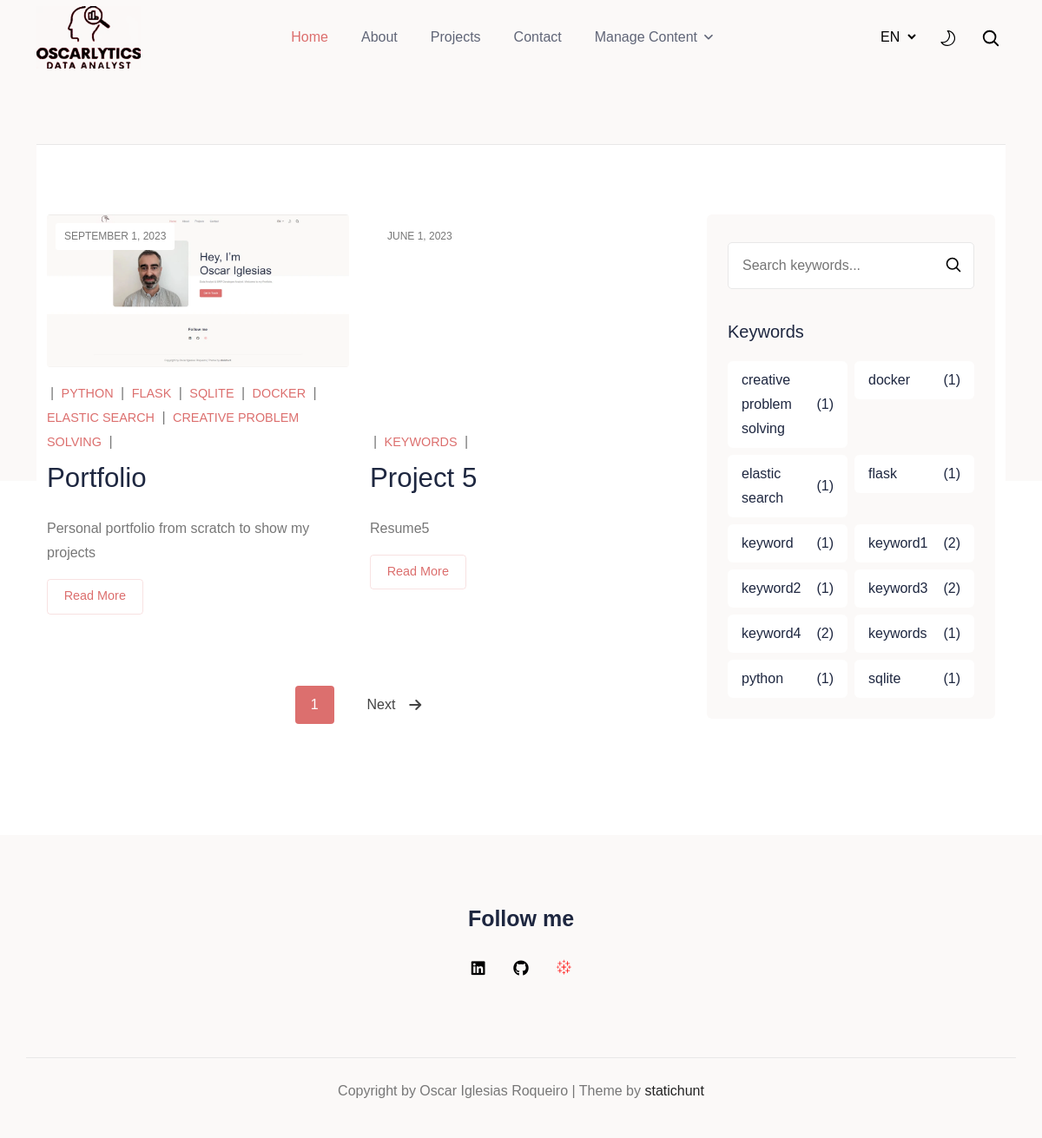
Page /projects/ (signed in) on the committed database.
### portfolio/models.py (models this page shows, shortened)
class Content(db.Model):
    __tablename__ = 'portfolio_content'
    id = db.Column(db.Integer, primary_key=True)
    template = db.Column(db.String(20), index=True)
    variable = db.Column(db.String(20), index=True)
    languageid = db.Column(db.Integer, db.ForeignKey(
        'languages.id', name='fk_languageid'))
    value = db.Column(db.Text)
    def get_value(tem, lang, var) -> dict:
        if lang is None:
            return dict()
        langid = Languages.query.filter(Languages.language == lang).first().id
        cont = Content.query.filter(Content.template == str(tem or ''),
                                    Content.languageid == langid,
                                    Content.variable == var).first()
        if cont:
            d = dict()
            d['value'] = cont.value
            return d
        else:
            return {}

class SearchableMixin(object):
    @classmethod
    def search(cls, expression, page, per_page):
        if current_app.config['ELASTICSEARCH_URL'] is None:
            query_alt = cls.query
            for column in cls.__searchable__:
                query_alt = query_alt.filter(
                    cast(getattr(cls, column), VARCHAR).ilike(f"%{expression}%"))
            projs_alt = [project for project in query_alt]
            total = len(projs_alt)
            query_alt = query_alt.limit(per_page).offset(page * per_page)
            return projs_alt, total
        try:
            ids, total = query_index(cls.__tablename__, expression, page,
                                     per_page)
        except Exception as e:
            abort(500, e)
        if total == 0:
            return cls.query.filter_by(id=0), 0
        when = {}
        for i in range(len(ids)):
            when[ids[i]] = i
        return cls.query.filter(cls.id.in_(ids)).order_by(
            db.case(when, value=cls.id)), total

class Projects(SearchableMixin, db.Model):
    __tablename__ = 'portfolio_projects'
    __searchable__ = ['date', 'title', 'title_slug', 'resume', 'exposition',
                      'action', 'resolution', 'keywords']
    id = db.Column(db.Integer, primary_key=True)
    date = db.Column(db.Date)
    project_n = db.Column(db.Integer)
    languageid = db.Column(db.Integer, db.ForeignKey(
        'languages.id', name='fk_languageid'))
    title = db.Column(db.String(50), index=True)
    title_slug = db.Column(db.String(60), unique=False,
                           nullable=False, index=True)
    resume = db.Column(db.Text, index=True)
    exposition = db.Column(db.String())
    action = db.Column(db.String())
    resolution = db.Column(db.String())
    keywords = db.Column(db.String(), index=True)
    link1 = db.Column(db.String(250))
    link2 = db.Column(db.String(250))
    link3 = db.Column(db.String(250))
    link4 = db.Column(db.String(250))
    link5 = db.Column(db.String(250))
    image_title = db.Column(db.String(50))
    image1 = db.Column(db.String())
    image2 = db.Column(db.String())
    image3 = db.Column(db.String())
    def get_all_keyws_and_freq(langid, q_keyw=None):
        base_query = Projects.query.filter(Projects.languageid == langid)
        if q_keyw is not None:
            base_query = base_query.filter(Projects.keywords
                                           .ilike(f"%{q_keyw}%"))
        all_keyw = [tp.strip() for tuples in base_query
                    .with_entities(Projects.keywords).all()
                    for tp in tuples[0].split(',')]
        keyws = sorted(tuple(set(all_keyw)))
        keyws_freq = dict(Counter(all_keyw))
        return keyws, keyws_freq

### portfolio/routes.py (the view)
@portfolio.route('/projects/', methods=['GET', 'POST'])
@portfolio.route('/projects/<keyw>/', methods=['GET', 'POST'])
@portfolio.route('/<lang>/projects/', methods=['GET', 'POST'])
@portfolio.route('/<lang>/projects/<keyw>/', methods=['GET', 'POST'])
def projects(lang=None, proj_date=None, proj_n=None, title_slug=None,
             keyw=None):
    if lang is None:
        lang = 'en'  # Set a default language if lang is not provided
    set_lang(lang)
    set_proj(proj_n)
    set_date(proj_date)
    set_slug(title_slug)
    langid = Languages.getid(lang)
    query_keyw = request.args.get('q')
    all_keywords, keywords_freq = Projects.get_all_keyws_and_freq(langid,
                                                                  query_keyw)
    value = Content.get_value('', lang, 'keyw_title')
    keyw_title = '' if not value else str(value['value'])
    value = Content.get_value('', lang, 'search_keyw')
    key_search = '' if not value else str(value['value'])
    print(f"*** {key_search=}")
    value = Content.get_value('', lang, 'more')
    more = '' if not value else str(value['value'])
    value = Content.get_value('', lang, 'previous')
    previous = '' if not value else str(value['value'])
    value = Content.get_value('', lang, 'next')
    next = '' if not value else str(value['value'])
    page = request.args.get('page', 1, type=int)
    projs = Projects.query
    if keyw:
        projs = projs.filter(Projects.languageid == langid,
                             Projects.keywords.like(f"%{keyw}%"))
    else:
        projs = projs.filter(Projects.languageid == langid)
    projs = (
        projs
        .order_by(Projects.date.desc(), Projects.project_n.desc())
        .paginate(page=page, per_page=portfolio.config['PROJECTS_PAGE'],
                  error_out=False)
    )
    next_url = url_for('projects', lang=lang, keyw=keyw, proj_n=proj_n,
                       proj_date=proj_date, page=projs.next_num) \
        if projs.has_next else None
    prev_url = url_for('projects', lang=lang, proj_n=proj_n,
                       proj_date=proj_date, page=projs.prev_num) \
        if projs.has_prev else None
    return render_template('projects/index.html', lang=lang, projs=projs.items,
                           page=page, next_url=next_url, prev_url=prev_url,
                           more=more, previous=previous, next=next,
                           all_keywords=all_keywords,
                           keywords_freq=keywords_freq, keyw_title=keyw_title,
                           keyw=keyw, proj_n=proj_n, proj_date=proj_date,
                           get_date_name=get_date_name, key_search=key_search)

### portfolio/templates/projects/index.html (shortened to what this page needs)
{% extends 'base.html' %}
{% block content %}
<section class="section border-top bg-white">
  <div class="container">
    <div class="row">
      <div class="col-lg-8">
        <div class="row row-cols-1 row-cols-md-2 g-4">
          {% for proj in projs %}
            <div class="col">
              <div class="blog-card card mb-3">
                <div class="card-img position-relative">
                  <picture>
                    <source  srcset="{{ url_for('static', filename='img/projects/') }}{{ proj.image_title }}_545x.webp"  media="(max-width: 575px)">
                    <source  srcset="{{ url_for('static', filename='img/projects/') }}{{ proj.image_title }}_600x.webp"  media="(max-width: 767px)">
                    <source  srcset="{{ url_for('static', filename='img/projects/') }}{{ proj.image_title }}_700x.webp"  media="(max-width: 991px)">
                    <source  srcset="{{ url_for('static', filename='img/projects/') }}{{ proj.image_title }}_1110x.webp" >
                    <img  loading="lazy" decoding="async" src="{{ url_for('static', filename='img/projects/') }}{{ proj.image_title }}_1110.jpg"class=" w-100 card-img-top img-fluid" alt="" width="1200" height="800">
                  </picture>
                  <div class="post-info">
                    <span class="text-uppercase">{{ get_date_name(lang,proj.date) }}</span>
                  </div>
                </div>
                <div class="card-body">
                  <ul class="post-meta mb-2">
                    {% set keyw_list = proj.keywords.split(',') %}
                    <li>
                      <span class="px-1">|</span>
                      {% for keyw in keyw_list %}
                        <a class="text-uppercase" href="{{ url_for('projects', _external=True, lang=lang, keyw=keyw, page=page) }}">{{ keyw }}</a>
                        <span class="px-1">|</span>
                      {% endfor %}
                    </li>
                  </ul>
                  <h2 class="h3 fw-light mb-3"><a class="post-title" href="{{ url_for('project', lang=lang, proj_date=proj.date, proj_n=proj.project_n, title_slug=proj.title_slug) }}">{{ proj.title }} </a></h2>
                  <p class="card-text mb-4">{{ proj.resume|markdown }}</p>
                  <a class="btn btn-outline-primary btn-sm" href="{{ url_for('project', lang=lang, proj_date=proj.date, proj_n=proj.project_n, title_slug=proj.title_slug) }}">{{ more }}</a>
                </div>
              </div>
            </div>
          {% endfor %}
        </div>
        <nav aria-label="Page navigation">
          <ul class="pagination align-items-center justify-content-center">
            <li class="page-item">
              <a href="{{ url_for('projects', _external=True, lang=lang, page=page) }}" class="page-link active">{{ page }}</a>
            </li>
            {% if next_url %}
            <li class="page-item next d-flex align-items-center">
              <a class="page-link arrow" href="{{ next_url }}" aria-label="Pagination">{{ next }}<i
                  class="fas fa-arrow-right ms-3"></i>
              </a>
            </li>
            {% endif %}
          </ul>
        </nav>
      </div>
      <div class="col-lg-4">
        <div class="bg-body ms-xl-3 p-4 rounded">
          <div class="widget">
            <form action="{{ url_for('projects', _external=True, lang=lang, page=page) }}" class="widget-search mt-2">
              <input class="px-3" id="search-query" name="q" type="search" placeholder="{{key_search}}" required>
              <button type="submit">
                <svg xmlns="http://www.w3.org/2000/svg" fill="none" viewBox="0 0 24 24" height="20" width="20" stroke-width="2" stroke="currentColor">
                  <path stroke-linecap="round" stroke-linejoin="round" d="M21 21l-5.197-5.197m0 0A7.5 7.5 0 105.196 5.196a7.5 7.5 0 0010.607 10.607z" />
                </svg>
              </button>
            </form>
          </div>
          <div class="widget">
            <h5 class="widget-title"><span>{{ keyw_title }}</span></h5>
            <ul class="row g-2 list-unstyled">
              {% for keyword in all_keywords %}
                <li class="col">
                  <a class="d-flex justify-content-between align-items-center bg-white rounded px-3 py-2" href="{{ url_for('projects', _external=True, lang=lang, keyw=keyword, page=page) }}">{{ keyword }}  <span class="badge rounded ms-2">({{ keywords_freq[keyword] }})</span> </a>
                </li>
              {% endfor %}
            </ul>
          </div>
        </div>
      </div>
    </div>
  </div>
</section>
{% endblock %}

### portfolio/templates/base.html (shortened to what this page needs)
<!DOCTYPE html>
<html lang="en-us" itemscope itemtype="http://schema.org/WebPage">
<head>
  <link rel="stylesheet" type="text/css" href="{{ url_for('static', filename='css/style.css') }}">
  <link rel="stylesheet" type="text/css" href="{{ url_for('static', filename='css/fonts.css') }}">
</head>
<body >
  <header class="sticky-top bg-body navigation">
    <div class="container">
      <nav class="navbar navbar-expand-lg navbar-light flex-lg-nowrap py-0">
        <a class="navbar-brand" href="{{ url_for('index', _external=True, lang=lang) }}">
          <img loading="preload" decoding="async" class="img-fluid mb-0 only-light" width="120" height="85" src="{{ url_for('static', filename='img/Logo_black_240x.webp') }}" alt="Oscarlytics" onerror="this.onerror=null;this.src='{{ url_for("static", filename="img/Logo_black_120x.png") }}'">
        </a>
        <div class="collapse navbar-collapse text-center" id="navigation">
          <ul class="navbar-nav mx-auto">
            <li class="nav-item active">
              <a class="nav-link"
                href="{{ url_for('index', _external=True, lang=lang, proj_date=proj_date) }}">{{ menu_home }}</a>
            </li>
              <li class="nav-item ">
              <a class="nav-link"
                href="{{ url_for('about', _external=True, lang=lang, proj_date=proj_date) }}">{{ menu_about }}</a>
            </li>
            <li class="nav-item ">
              <a class="nav-link"
                href="{{ url_for('projects', _external=True, lang=lang) }}">{{ menu_projects }}</a>
            </li>
            <li class="nav-item ">
              <a class="nav-link"
                href="{{ url_for('contact', _external=True, lang=lang, proj_date=proj_date) }}">{{ menu_contact }}</a>
            </li>
            {% if current_user.is_authenticated %}
              <li class="nav-item dropdown">
                <a class="nav-link dropdown-toggle" href="#" role="button" data-bs-toggle="dropdown" aria-haspopup="true" aria-expanded="false">{{ menu_manage }}</a>
              </li>
            {% endif %}
          </ul>
          <select class="m-2 me-0 border-0 bg-transparent select-language d-none d-lg-inline-block" id="select-language" onchange="location = this.value;">
            {% for language in languages %}
              {% if request.endpoint == 'catch_all' %}
                  <option id="{{ language }}" value="{{ url_for(request.endpoint, _external=True, lang=language, proj_date=proj_date, proj_n=proj_n, title_slug=title_slug, path=request.path) }}" {% if lang == language %}selected{% endif %}>{{ language.upper() }}</option>
              {% else %}
                  <option id="{{ language }}" value="{{ url_for(request.endpoint, _external=True, lang=language, proj_date=proj_date, proj_n=proj_n, title_slug=title_slug) }}" {% if lang == language %}selected{% endif %}>{{ language.upper() }}</option>
              {% endif %}
            {% endfor %}
          </select>
          <div class="theme-switcher px-3 px-lg-4 d-none d-lg-inline-block">
          </div>
          <div class="search d-none d-lg-inline-block">
            <button aria-label="search" class="searchOpen search-btn">
              <svg xmlns="http://www.w3.org/2000/svg" fill="none" viewBox="0 0 24 24" height="22" width="22" stroke-width="2" stroke="currentColor">
                <path stroke-linecap="round" stroke-linejoin="round" d="M21 21l-5.197-5.197m0 0A7.5 7.5 0 105.196 5.196a7.5 7.5 0 0010.607 10.607z" />
              </svg>
            </button>
          </div>
        </div>
      </nav>
  </div>
  </header>
	<main>
    <section class="banner bg-white section pb-5">
      <div class="container">
        {% block content %}{% endblock%}
      </div>
    </section>
	</main>
	<footer class="text-center footer">
    <div class="container">
      <div class="row section">
        <div class="col-12">
          <h4 class="fw-semibold">{% block foot %}{{foot}}{% endblock%}</h4>
            <ul class="list-inline social-links">
              <li class="list-inline-item"><a href="https://www.linkedin.com/in/oscar-iglesias-roqueiro/" title=""><i class="fab fa-linkedin"></i></a>
              </li>
              <li class="list-inline-item"><a href="https://github.com/oiroqueiro" title=""><i class="fab fa-github"></i></a>
              </li>
              <li class="list-inline-item"><a href="https://public.tableau.com/app/profile/.scar.iglesias.roqueiro" title=""><i class="icon-logo-tableau-red"></i></a>
              </li>
            </ul>
        </div>
      </div>
      <div class="row">
        <div class="col-12 border-top py-4">
          <p>Copyright by Oscar Iglesias Roqueiro  | Theme by <a target="_blank" rel="noopener noreferrer" href="https://statichunt.com/">statichunt</a></p>
        </div>
      </div>
    </div>
  </footer>
  </body>
</html>

### rows in the picture
Content: value "Home"
Content: value "About"
Content: value "Projects"
Content: value "Contact"
Content: value "Manage Content"
Projects: image_title (picture), date "SEPTEMBER 1, 2023", keyw_list "PYTHON" "FLASK" "SQLITE" "DOCKER" "ELASTIC SEARCH" "CREATIVE PROBLEM SOLVING", title "Portfolio", resume "Personal portfolio from scratch to show my projects"
Content: value "Read More"
Projects: image_title (picture), date "JUNE 1, 2023", keywords "KEYWORDS", title "Project 5", resume "Resume5", keywords "keywords", keywords "1"
Content: value "Next"
Content: q "Search keywords..."
Content: value "Keywords"
Projects: keywords "keyword", keywords "1"
Content: value "Follow me"

### other values in the picture
{{ page }} "1"
{{ keyword }} "creative problem solving" "docker" "elastic search" "flask" "keyword1" "keyword2" "keyword3" "keyword4" "python" "sqlite"
{{ keywords_freq[keyword] }} "1" "1" "1" "1" "2" "1" "2" "2" "1" "1"
form field value "EN"
